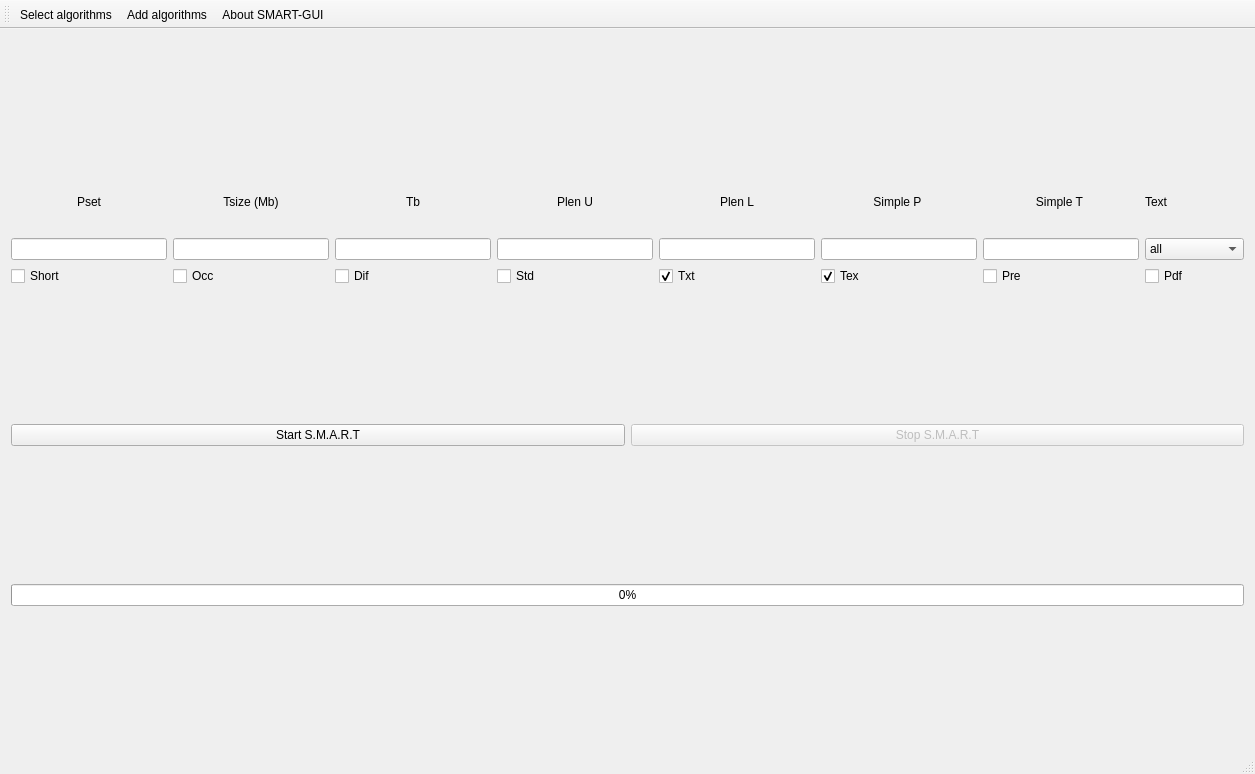
<?xml version="1.0" encoding="UTF-8"?>
<ui version="4.0">
 <class>MainWindow</class>
 <widget class="QMainWindow" name="MainWindow">
  <property name="windowModality">
   <enum>Qt::NonModal</enum>
  </property>
  <property name="geometry">
   <rect>
    <x>0</x>
    <y>0</y>
    <width>1255</width>
    <height>774</height>
   </rect>
  </property>
  <property name="sizePolicy">
   <sizepolicy hsizetype="Preferred" vsizetype="Preferred">
    <horstretch>0</horstretch>
    <verstretch>0</verstretch>
   </sizepolicy>
  </property>
  <property name="windowTitle">
   <string>SMART-GUI</string>
  </property>
  <property name="autoFillBackground">
   <bool>false</bool>
  </property>
  <property name="dockOptions">
   <set>QMainWindow::AllowTabbedDocks|QMainWindow::AnimatedDocks</set>
  </property>
  <widget class="QWidget" name="centralWidget">
   <layout class="QVBoxLayout" name="verticalLayout">
    <item>
     <layout class="QGridLayout" name="gridLayout" rowstretch="0,0,0">
      <property name="sizeConstraint">
       <enum>QLayout::SetDefaultConstraint</enum>
      </property>
      <item row="0" column="0">
       <widget class="QLabel" name="Pset_label">
        <property name="maximumSize">
         <size>
          <width>16777215</width>
          <height>60</height>
         </size>
        </property>
        <property name="layoutDirection">
         <enum>Qt::LeftToRight</enum>
        </property>
        <property name="text">
         <string>Pset</string>
        </property>
        <property name="alignment">
         <set>Qt::AlignCenter</set>
        </property>
       </widget>
      </item>
      <item row="0" column="1">
       <widget class="QLabel" name="Tsize_label">
        <property name="maximumSize">
         <size>
          <width>16777215</width>
          <height>60</height>
         </size>
        </property>
        <property name="text">
         <string>Tsize (Mb)</string>
        </property>
        <property name="alignment">
         <set>Qt::AlignCenter</set>
        </property>
       </widget>
      </item>
      <item row="0" column="3">
       <widget class="QLabel" name="PlenU_label">
        <property name="maximumSize">
         <size>
          <width>16777215</width>
          <height>60</height>
         </size>
        </property>
        <property name="text">
         <string>Plen U</string>
        </property>
        <property name="alignment">
         <set>Qt::AlignCenter</set>
        </property>
       </widget>
      </item>
      <item row="0" column="7">
       <widget class="QLabel" name="Text_label">
        <property name="maximumSize">
         <size>
          <width>16777215</width>
          <height>60</height>
         </size>
        </property>
        <property name="text">
         <string>Text</string>
        </property>
       </widget>
      </item>
      <item row="1" column="1">
       <widget class="QLineEdit" name="Tsize_lineEdit"/>
      </item>
      <item row="0" column="2">
       <widget class="QLabel" name="Tb_label">
        <property name="maximumSize">
         <size>
          <width>16777215</width>
          <height>60</height>
         </size>
        </property>
        <property name="text">
         <string>Tb</string>
        </property>
        <property name="alignment">
         <set>Qt::AlignCenter</set>
        </property>
       </widget>
      </item>
      <item row="1" column="6">
       <widget class="QLineEdit" name="SimpleT_lineEdit">
        <property name="maxLength">
         <number>100</number>
        </property>
       </widget>
      </item>
      <item row="1" column="5">
       <widget class="QLineEdit" name="SimpleP_lineEdit">
        <property name="maxLength">
         <number>1000</number>
        </property>
       </widget>
      </item>
      <item row="1" column="2">
       <widget class="QLineEdit" name="Tb_lineEdit"/>
      </item>
      <item row="0" column="6">
       <widget class="QLabel" name="SimpleT_label">
        <property name="maximumSize">
         <size>
          <width>16777215</width>
          <height>60</height>
         </size>
        </property>
        <property name="text">
         <string>Simple T </string>
        </property>
        <property name="alignment">
         <set>Qt::AlignCenter</set>
        </property>
       </widget>
      </item>
      <item row="1" column="4">
       <widget class="QLineEdit" name="PlenL_lineEdit"/>
      </item>
      <item row="0" column="5">
       <widget class="QLabel" name="SimpleP_label">
        <property name="maximumSize">
         <size>
          <width>16777215</width>
          <height>60</height>
         </size>
        </property>
        <property name="text">
         <string>Simple P </string>
        </property>
        <property name="alignment">
         <set>Qt::AlignCenter</set>
        </property>
       </widget>
      </item>
      <item row="0" column="4">
       <widget class="QLabel" name="PlenL_label">
        <property name="maximumSize">
         <size>
          <width>16777215</width>
          <height>60</height>
         </size>
        </property>
        <property name="text">
         <string>Plen L</string>
        </property>
        <property name="alignment">
         <set>Qt::AlignCenter</set>
        </property>
       </widget>
      </item>
      <item row="1" column="7">
       <widget class="QComboBox" name="Text_comboBox">
        <item>
         <property name="text">
          <string>all</string>
         </property>
        </item>
        <item>
         <property name="text">
          <string>englishTexts</string>
         </property>
        </item>
        <item>
         <property name="text">
          <string>italianTexts</string>
         </property>
        </item>
        <item>
         <property name="text">
          <string>genome</string>
         </property>
        </item>
        <item>
         <property name="text">
          <string>protein</string>
         </property>
        </item>
        <item>
         <property name="text">
          <string>rand2</string>
         </property>
        </item>
        <item>
         <property name="text">
          <string>rand4</string>
         </property>
        </item>
        <item>
         <property name="text">
          <string>rand8</string>
         </property>
        </item>
        <item>
         <property name="text">
          <string>rand16</string>
         </property>
        </item>
        <item>
         <property name="text">
          <string>rand32</string>
         </property>
        </item>
        <item>
         <property name="text">
          <string>rand64</string>
         </property>
        </item>
        <item>
         <property name="text">
          <string>rand128</string>
         </property>
        </item>
        <item>
         <property name="text">
          <string>rand250</string>
         </property>
        </item>
       </widget>
      </item>
      <item row="1" column="3">
       <widget class="QLineEdit" name="PlenU_lineEdit"/>
      </item>
      <item row="1" column="0">
       <widget class="QLineEdit" name="Pset_lineEdit"/>
      </item>
      <item row="2" column="0">
       <widget class="QCheckBox" name="Short_checkBox">
        <property name="text">
         <string>Short</string>
        </property>
        <property name="checked">
         <bool>false</bool>
        </property>
       </widget>
      </item>
      <item row="2" column="1">
       <widget class="QCheckBox" name="Occ_checkBox">
        <property name="text">
         <string>Occ</string>
        </property>
       </widget>
      </item>
      <item row="2" column="2">
       <widget class="QCheckBox" name="Dif_checkBox">
        <property name="text">
         <string>Dif</string>
        </property>
       </widget>
      </item>
      <item row="2" column="3">
       <widget class="QCheckBox" name="Std_checkBox">
        <property name="text">
         <string>Std</string>
        </property>
       </widget>
      </item>
      <item row="2" column="4">
       <widget class="QCheckBox" name="Txt_checkBox">
        <property name="text">
         <string>Txt</string>
        </property>
        <property name="checked">
         <bool>true</bool>
        </property>
        <property name="tristate">
         <bool>false</bool>
        </property>
       </widget>
      </item>
      <item row="2" column="5">
       <widget class="QCheckBox" name="Tex_checkBox">
        <property name="text">
         <string>Tex</string>
        </property>
        <property name="checked">
         <bool>true</bool>
        </property>
       </widget>
      </item>
      <item row="2" column="6">
       <widget class="QCheckBox" name="Pre_checkBox">
        <property name="text">
         <string>Pre</string>
        </property>
       </widget>
      </item>
      <item row="2" column="7">
       <widget class="QCheckBox" name="Pdf_checkBox">
        <property name="enabled">
         <bool>true</bool>
        </property>
        <property name="text">
         <string>Pdf</string>
        </property>
       </widget>
      </item>
     </layout>
    </item>
    <item>
     <layout class="QHBoxLayout" name="horizontalLayout">
      <item>
       <widget class="QPushButton" name="start_pushButton">
        <property name="text">
         <string>Start S.M.A.R.T</string>
        </property>
        <property name="iconSize">
         <size>
          <width>16</width>
          <height>16</height>
         </size>
        </property>
       </widget>
      </item>
      <item>
       <widget class="QPushButton" name="stop_pushButton">
        <property name="enabled">
         <bool>false</bool>
        </property>
        <property name="text">
         <string>Stop S.M.A.R.T</string>
        </property>
       </widget>
      </item>
     </layout>
    </item>
    <item>
     <widget class="QProgressBar" name="progressBar">
      <property name="value">
       <number>0</number>
      </property>
     </widget>
    </item>
    <item>
     <layout class="QHBoxLayout" name="horizontalLayout_2">
      <property name="sizeConstraint">
       <enum>QLayout::SetFixedSize</enum>
      </property>
     </layout>
    </item>
   </layout>
  </widget>
  <widget class="QToolBar" name="mainToolBar">
   <attribute name="toolBarArea">
    <enum>TopToolBarArea</enum>
   </attribute>
   <attribute name="toolBarBreak">
    <bool>false</bool>
   </attribute>
   <addaction name="actionSelect_algorithms"/>
   <addaction name="actionAdd_Algorithms"/>
   <addaction name="actionAbout_SMART_GUI"/>
  </widget>
  <widget class="QStatusBar" name="statusBar"/>
  <action name="actionSelect_algorithms">
   <property name="text">
    <string>Select algorithms</string>
   </property>
  </action>
  <action name="actionAbout_SMART_GUI">
   <property name="text">
    <string>About SMART-GUI</string>
   </property>
  </action>
  <action name="actionAdd_Algorithms">
   <property name="text">
    <string>Add algorithms</string>
   </property>
  </action>
 </widget>
 <layoutdefault spacing="6" margin="11"/>
 <tabstops>
  <tabstop>Pset_lineEdit</tabstop>
  <tabstop>Tsize_lineEdit</tabstop>
  <tabstop>Tb_lineEdit</tabstop>
  <tabstop>PlenU_lineEdit</tabstop>
  <tabstop>PlenL_lineEdit</tabstop>
  <tabstop>SimpleP_lineEdit</tabstop>
  <tabstop>SimpleT_lineEdit</tabstop>
  <tabstop>Text_comboBox</tabstop>
 </tabstops>
 <resources/>
 <connections/>
</ui>
